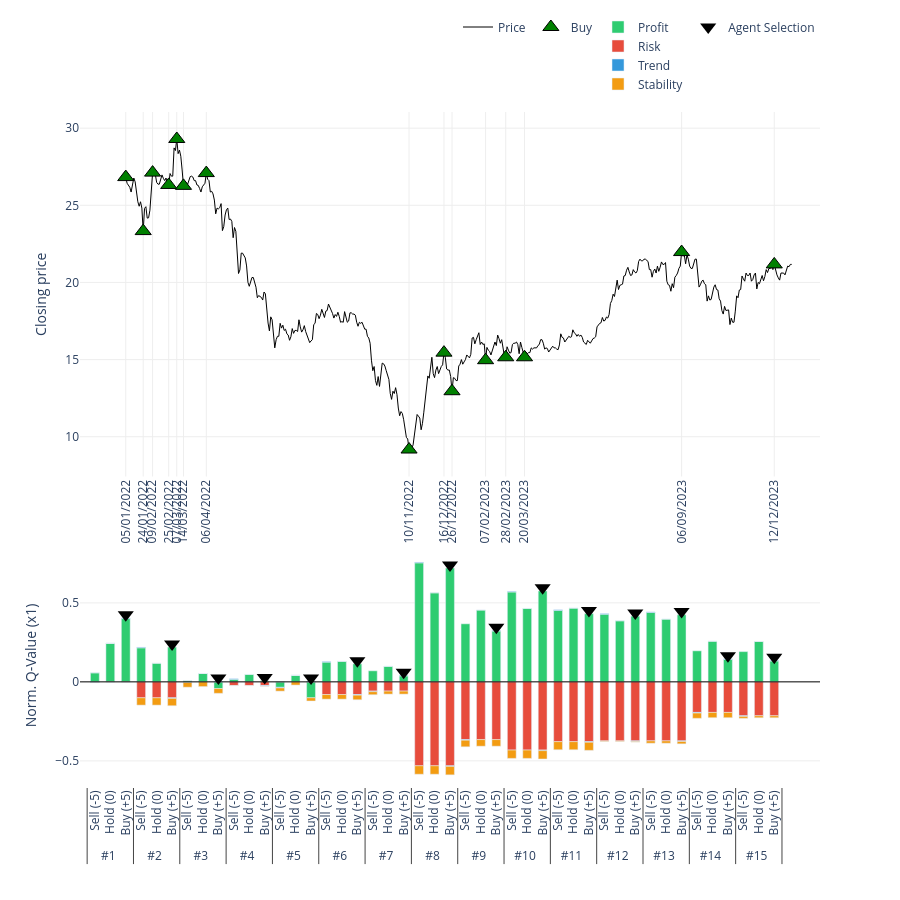

The code cell stored with this chart in its notebook:
### Code cell
# 2. Gọi hàm vẽ (Truyền đúng tên biến vào)
plot_agent_reasoning_minimalist(
    ticker='HPG',                    # Tên mã cổ phiếu hiển thị trên tiêu đề
    df_price=df_processed_test_HPG,  # Dữ liệu giá
    actions=actions_HPG,             # Hành động thực tế
    q_history=q_values_history_HPG,      # Lịch sử Q-value (Input quan trọng)
    critical_indices=index_list_HPG,     # Danh sách các điểm cần vẽ
    scale=1                       # Thang đo hiển thị (để cột cao khoảng 50 đơn vị cho đẹp)
)

### Figure 1 — Plotly figure (JSON) as saved in the notebook; plotly's stock layout.template omitted (floating-point values rounded to 4 significant figures; data arrays with more than 128 entries replaced by an {"elided": "..."} marker saying what was removed)
{"data": [{"hoverinfo": "x+y", "line": {"color": "black", "width": 1}, "mode": "lines", "name": "Price", "type": "scatter", "x": {"elided": "498 str values"}, "xaxis": "x", "y": {"elided": "498 float values"}, "yaxis": "y"}, {"marker": {"color": "green", "line": {"color": "black", "width": 1}, "size": 14, "symbol": "triangle-up"}, "mode": "markers", "name": "Buy", "type": "scatter", "x": ["05/01/2022", "24/01/2022", "09/02/2022", "25/02/2022", "07/03/2022", "14/03/2022", "06/04/2022", "10/11/2022", "16/12/2022", "26/12/2022", "07/02/2023", "28/02/2023", "20/03/2023", "06/09/2023", "12/12/2023"], "xaxis": "x", "y": [26.83, 23.33, 27.12, 26.32, 29.3, 26.26, 27.09, 9.17, 15.45, 12.95, 14.96, 15.15, 15.15, 21.97, 21.17], "yaxis": "y"}, {"marker": {"color": "red", "line": {"color": "black", "width": 1}, "size": 14, "symbol": "triangle-down"}, "mode": "markers", "name": "Sell", "type": "scatter", "x": [], "xaxis": "x", "y": [], "yaxis": "y"}, {"marker": {"color": "#f1c40f", "line": {"color": "black", "width": 1}, "size": 10, "symbol": "circle"}, "mode": "markers", "name": "Hold", "type": "scatter", "x": [], "xaxis": "x", "y": [], "yaxis": "y"}, {"legendgroup": "comp", "marker": {"color": "#2ecc71"}, "name": "Profit", "type": "bar", "x": [["#1", "#1", "#1", "#2", "#2", "#2", "#3", "#3", "#3", "#4", "#4", "#4", "#5", "#5", "#5", "#6", "#6", "#6", "#7", "#7", "#7", "#8", "#8", "#8", "#9", "#9", "#9", "#10", "#10", "#10", "#11", "#11", "#11", "#12", "#12", "#12", "#13", "#13", "#13", "#14", "#14", "#14", "#15", "#15", "#15"], ["Sell (-5)", "Hold (0)", "Buy (+5)", "Sell (-5)", "Hold (0)", "Buy (+5)", "Sell (-5)", "Hold (0)", "Buy (+5)", "Sell (-5)", "Hold (0)", "Buy (+5)", "Sell (-5)", "Hold (0)", "Buy (+5)", "Sell (-5)", "Hold (0)", "Buy (+5)", "Sell (-5)", "Hold (0)", "Buy (+5)", "Sell (-5)", "Hold (0)", "Buy (+5)", "Sell (-5)", "Hold (0)", "Buy (+5)", "Sell (-5)", "Hold (0)", "Buy (+5)", "Sell (-5)", "Hold (0)", "Buy (+5)", "Sell (-5)", "Hold (0)", "Buy (+5)", "Sell (-5)", "Hold (0)", "Buy (+5)", "Sell (-5)", "Hold (0)", "Buy (+5)", "Sell (-5)", "Hold (0)", "Buy (+5)"]], "xaxis": "x2", "y": [0.05748, 0.2442, 0.4006, 0.2155, 0.118, 0.2202, 0.008612, 0.05333, -0.04256, 0.01598, 0.04719, 0.007042, -0.03457, 0.04164, -0.1008, 0.1248, 0.1298, 0.1141, 0.06987, 0.09823, 0.03771, 0.7532, 0.5637, 0.7203, 0.3673, 0.4547, 0.3217, 0.5687, 0.4648, 0.575, 0.4523, 0.4667, 0.4314, 0.428, 0.3867, 0.4157, 0.439, 0.3972, 0.4248, 0.1963, 0.257, 0.142, 0.1913, 0.2554, 0.132], "yaxis": "y2"}, {"legendgroup": "comp", "marker": {"color": "#e74c3c"}, "name": "Risk", "type": "bar", "x": [["#1", "#1", "#1", "#2", "#2", "#2", "#3", "#3", "#3", "#4", "#4", "#4", "#5", "#5", "#5", "#6", "#6", "#6", "#7", "#7", "#7", "#8", "#8", "#8", "#9", "#9", "#9", "#10", "#10", "#10", "#11", "#11", "#11", "#12", "#12", "#12", "#13", "#13", "#13", "#14", "#14", "#14", "#15", "#15", "#15"], ["Sell (-5)", "Hold (0)", "Buy (+5)", "Sell (-5)", "Hold (0)", "Buy (+5)", "Sell (-5)", "Hold (0)", "Buy (+5)", "Sell (-5)", "Hold (0)", "Buy (+5)", "Sell (-5)", "Hold (0)", "Buy (+5)", "Sell (-5)", "Hold (0)", "Buy (+5)", "Sell (-5)", "Hold (0)", "Buy (+5)", "Sell (-5)", "Hold (0)", "Buy (+5)", "Sell (-5)", "Hold (0)", "Buy (+5)", "Sell (-5)", "Hold (0)", "Buy (+5)", "Sell (-5)", "Hold (0)", "Buy (+5)", "Sell (-5)", "Hold (0)", "Buy (+5)", "Sell (-5)", "Hold (0)", "Buy (+5)", "Sell (-5)", "Hold (0)", "Buy (+5)", "Sell (-5)", "Hold (0)", "Buy (+5)"]], "xaxis": "x2", "y": [0, 0, 0, -0.1009, -0.1009, -0.1009, 0, 0, 0, -0.02281, -0.02281, -0.02281, 0, 0, 0, -0.08023, -0.08023, -0.08023, -0.05833, -0.05833, -0.05833, -0.5313, -0.5313, -0.5313, -0.3655, -0.3655, -0.3655, -0.4315, -0.4315, -0.4315, -0.3785, -0.3785, -0.3785, -0.3735, -0.3735, -0.3735, -0.3735, -0.3735, -0.3735, -0.1935, -0.1935, -0.1935, -0.2146, -0.2146, -0.2146], "yaxis": "y2"}, {"legendgroup": "comp", "marker": {"color": "#3498db"}, "name": "Trend", "type": "bar", "x": [["#1", "#1", "#1", "#2", "#2", "#2", "#3", "#3", "#3", "#4", "#4", "#4", "#5", "#5", "#5", "#6", "#6", "#6", "#7", "#7", "#7", "#8", "#8", "#8", "#9", "#9", "#9", "#10", "#10", "#10", "#11", "#11", "#11", "#12", "#12", "#12", "#13", "#13", "#13", "#14", "#14", "#14", "#15", "#15", "#15"], ["Sell (-5)", "Hold (0)", "Buy (+5)", "Sell (-5)", "Hold (0)", "Buy (+5)", "Sell (-5)", "Hold (0)", "Buy (+5)", "Sell (-5)", "Hold (0)", "Buy (+5)", "Sell (-5)", "Hold (0)", "Buy (+5)", "Sell (-5)", "Hold (0)", "Buy (+5)", "Sell (-5)", "Hold (0)", "Buy (+5)", "Sell (-5)", "Hold (0)", "Buy (+5)", "Sell (-5)", "Hold (0)", "Buy (+5)", "Sell (-5)", "Hold (0)", "Buy (+5)", "Sell (-5)", "Hold (0)", "Buy (+5)", "Sell (-5)", "Hold (0)", "Buy (+5)", "Sell (-5)", "Hold (0)", "Buy (+5)", "Sell (-5)", "Hold (0)", "Buy (+5)", "Sell (-5)", "Hold (0)", "Buy (+5)"]], "xaxis": "x2", "y": [-0.003867, 0, 0.003867, 0.003867, 0, -0.003867, -0.003867, 0, 0.003867, 0.003867, 0, -0.003867, -0.003867, 0, 0.003867, 0.003867, 0, -0.003867, -0.003867, 0, 0.003867, 0.003867, 0, -0.003867, -0.003867, 0, 0.003867, 0.003867, 0, -0.003867, 0.003867, 0, -0.003867, 0.003867, 0, -0.003867, 0.003867, 0, -0.003867, -0.003867, 0, 0.003867, -0.003867, 0, 0.003867], "yaxis": "y2"}, {"legendgroup": "comp", "marker": {"color": "#f39c12"}, "name": "Stability", "type": "bar", "x": [["#1", "#1", "#1", "#2", "#2", "#2", "#3", "#3", "#3", "#4", "#4", "#4", "#5", "#5", "#5", "#6", "#6", "#6", "#7", "#7", "#7", "#8", "#8", "#8", "#9", "#9", "#9", "#10", "#10", "#10", "#11", "#11", "#11", "#12", "#12", "#12", "#13", "#13", "#13", "#14", "#14", "#14", "#15", "#15", "#15"], ["Sell (-5)", "Hold (0)", "Buy (+5)", "Sell (-5)", "Hold (0)", "Buy (+5)", "Sell (-5)", "Hold (0)", "Buy (+5)", "Sell (-5)", "Hold (0)", "Buy (+5)", "Sell (-5)", "Hold (0)", "Buy (+5)", "Sell (-5)", "Hold (0)", "Buy (+5)", "Sell (-5)", "Hold (0)", "Buy (+5)", "Sell (-5)", "Hold (0)", "Buy (+5)", "Sell (-5)", "Hold (0)", "Buy (+5)", "Sell (-5)", "Hold (0)", "Buy (+5)", "Sell (-5)", "Hold (0)", "Buy (+5)", "Sell (-5)", "Hold (0)", "Buy (+5)", "Sell (-5)", "Hold (0)", "Buy (+5)", "Sell (-5)", "Hold (0)", "Buy (+5)", "Sell (-5)", "Hold (0)", "Buy (+5)"]], "xaxis": "x2", "y": [-0.0008656, -0.0008656, -0.0008656, -0.04642, -0.04642, -0.04642, -0.02991, -0.02991, -0.02991, -0.001466, -0.001466, -0.001466, -0.02031, -0.02031, -0.02031, -0.02919, -0.02919, -0.02919, -0.01931, -0.01931, -0.01931, -0.05339, -0.05339, -0.05339, -0.04167, -0.04167, -0.04167, -0.05285, -0.05285, -0.05285, -0.05117, -0.05117, -0.05117, -0.004062, -0.004062, -0.004062, -0.01502, -0.01502, -0.01502, -0.03341, -0.03341, -0.03341, -0.01262, -0.01262, -0.01262], "yaxis": "y2"}, {"marker": {"color": "black", "size": 14, "symbol": "triangle-down"}, "mode": "markers", "name": "Agent Selection", "showlegend": true, "type": "scatter", "x": [["#1", "#2", "#3", "#4", "#5", "#6", "#7", "#8", "#9", "#10", "#11", "#12", "#13", "#14", "#15"], ["Buy (+5)", "Buy (+5)", "Buy (+5)", "Buy (+5)", "Buy (+5)", "Buy (+5)", "Buy (+5)", "Buy (+5)", "Buy (+5)", "Buy (+5)", "Buy (+5)", "Buy (+5)", "Buy (+5)", "Buy (+5)", "Buy (+5)"]], "xaxis": "x2", "y": [0.4245, 0.2402, 0.02387, 0.02704, 0.02387, 0.1341, 0.06158, 0.7403, 0.3456, 0.595, 0.4514, 0.4357, 0.4448, 0.1658, 0.1558], "yaxis": "y2"}], "layout": {"bargap": 0.4, "bargroupgap": 0.05, "barmode": "relative", "height": 900, "legend": {"orientation": "h", "x": 1, "xanchor": "right", "y": 1.02, "yanchor": "bottom"}, "plot_bgcolor": "white", "shapes": [{"line": {"color": "black", "dash": "solid", "width": 1}, "type": "line", "x0": 0, "x1": 1, "xref": "x2 domain", "y0": 0, "y1": 0, "yref": "y2"}], "showlegend": true, "xaxis": {"anchor": "y", "domain": [0, 1], "gridcolor": "#eee", "rangeslider": {"visible": false}, "showgrid": true, "tickangle": -90, "tickmode": "array", "ticktext": ["05/01/2022", "24/01/2022", "09/02/2022", "25/02/2022", "07/03/2022", "14/03/2022", "06/04/2022", "10/11/2022", "16/12/2022", "26/12/2022", "07/02/2023", "28/02/2023", "20/03/2023", "06/09/2023", "12/12/2023"], "tickvals": ["05/01/2022", "24/01/2022", "09/02/2022", "25/02/2022", "07/03/2022", "14/03/2022", "06/04/2022", "10/11/2022", "16/12/2022", "26/12/2022", "07/02/2023", "28/02/2023", "20/03/2023", "06/09/2023", "12/12/2023"]}, "xaxis2": {"anchor": "y2", "domain": [0, 1], "showticklabels": true, "tickangle": -90, "title": {"text": ""}, "type": "multicategory"}, "yaxis": {"anchor": "x", "domain": [0.46, 1], "gridcolor": "#eee", "showgrid": true, "title": {"text": "Closing price"}}, "yaxis2": {"anchor": "x2", "domain": [0, 0.36], "gridcolor": "#eee", "showgrid": true, "title": {"text": "Norm. Q-Value (x1)"}}}}
